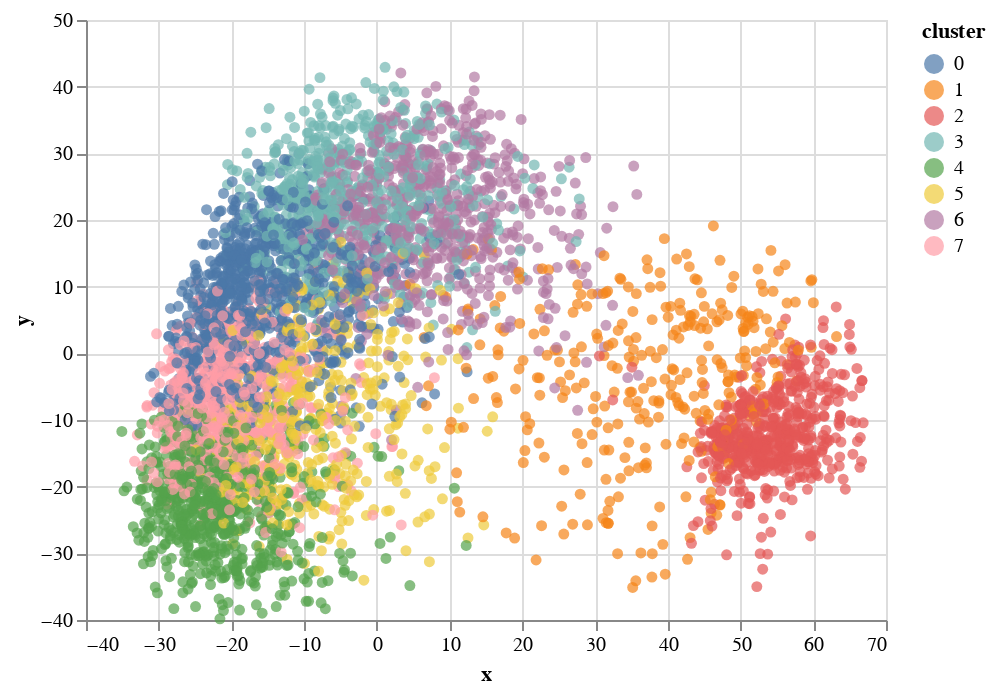

Notebook code for this chart:
### Markdown cell above
## Chart

### Code cell
import altair as alt

alt.Chart(document_vectors.sample(5000)).mark_circle().encode(
    x='x',
    y='y',
    color='cluster:N'
)

### Figure 1 — Vega-Lite specification as saved in the notebook (floating-point values rounded to 4 significant figures; data arrays with more than 128 entries replaced by an {"elided": "..."} marker saying what was removed)
{"config": {"view": {"continuousWidth": 400, "continuousHeight": 300}}, "data": {"name": "data-3e7807be02e336c3b159a067d4d9beb0"}, "mark": "circle", "encoding": {"color": {"type": "nominal", "field": "cluster"}, "x": {"type": "quantitative", "field": "x"}, "y": {"type": "quantitative", "field": "y"}}, "$schema": "https://vega.github.io/schema/vega-lite/v4.0.2.json", "datasets": {"data-3e7807be02e336c3b159a067d4d9beb0": {"elided": "5000 records"}}}
